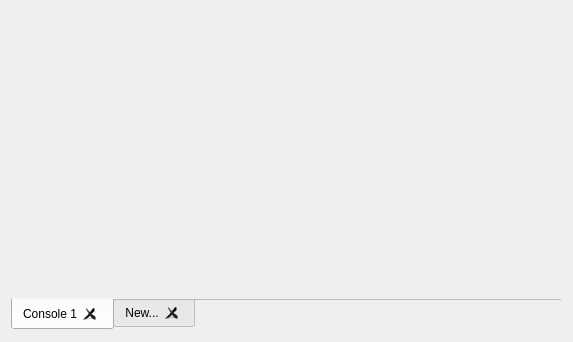
<?xml version="1.0" encoding="UTF-8"?>
<ui version="4.0">
 <class>TabbedConsolePage</class>
 <widget class="QWidget" name="TabbedConsolePage">
  <property name="geometry">
   <rect>
    <x>0</x>
    <y>0</y>
    <width>573</width>
    <height>342</height>
   </rect>
  </property>
  <property name="windowTitle">
   <string>Form</string>
  </property>
  <property name="styleSheet">
   <string notr="true">#OverviewPage { color: #ffffff; }</string>
  </property>
  <layout class="QHBoxLayout" name="horizontalLayout" stretch="1">
   <property name="spacing">
    <number>0</number>
   </property>
   <property name="topMargin">
    <number>12</number>
   </property>
   <property name="rightMargin">
    <number>12</number>
   </property>
   <property name="bottomMargin">
    <number>12</number>
   </property>
   <item>
    <layout class="QVBoxLayout" name="verticalLayout_3">
     <item>
      <widget class="QTabWidget" name="tabWidget">
       <property name="styleSheet">
        <string notr="true"/>
       </property>
       <property name="tabPosition">
        <enum>QTabWidget::South</enum>
       </property>
       <property name="tabShape">
        <enum>QTabWidget::Rounded</enum>
       </property>
       <property name="currentIndex">
        <number>0</number>
       </property>
       <property name="elideMode">
        <enum>Qt::ElideRight</enum>
       </property>
       <property name="documentMode">
        <bool>true</bool>
       </property>
       <property name="tabsClosable">
        <bool>true</bool>
       </property>
       <widget class="QWidget" name="consoleTab">
        <attribute name="title">
         <string>Console 1</string>
        </attribute>
       </widget>
       <widget class="QWidget" name="newConsoleTab">
        <attribute name="title">
         <string>New...</string>
        </attribute>
       </widget>
      </widget>
     </item>
    </layout>
   </item>
  </layout>
 </widget>
 <resources/>
 <connections/>
</ui>
